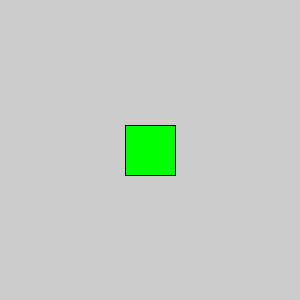
Frame 1 (no input)
Frame 60 (the mouse pressed at the canvas centre just before this capture): identical to frame 1, image omitted
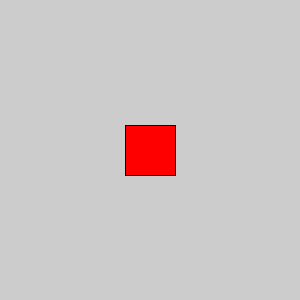
Frame 120 (the mouse held since frame 60 and released just before this capture)

The Processing sketch that drew these frames (run headless with seeded random() and noise(); from frame 60 on, the mouse is pressed at the canvas centre):

// Processing sketch: botonSimple
// ── botonSimple.pde
//Este codigo es para detectar si hacemos click dentro de un cuadrado, lo que puede servir por ejemplo apra crear un boton.
float posX;
float posY;
float sizeX;
float sizeY;
color miColor;
boolean bClick;

void setup () {
  size (300, 300);
  sizeX= 50;
  sizeY= 50;
  posX=width/2 - sizeX/2;
  posY=height/2 - sizeY/2;
  miColor = color(255, 255, 255);
  fill (miColor);
  //rectMode(CENTER);
}

void draw () {
  //primero comprobamos si el cursor esta dentro del area del cuadrado
  if (mouseX > posX && mouseX < posX + sizeX && mouseY > posY && mouseY <posY + sizeY) {
    //si estamos dentro, ver si hacemos click o no. Si hacemos click, bClick es verdadero
    if (mousePressed) { 
      bClick = true ;
    } else {
      bClick = false;
    }
  }
  
  println(bClick); //imprimimos en consola el valor de bClick, para ver en qué está actualmente

  //si la booleana bClick es verdadera, pinta rojo
  //si es falsa pinta verde
  if (bClick == true) {
    miColor = color(255, 0, 0);
  } else {
    miColor = color(0, 255, 0);
  }

  //finalmente usamos 'miColor' para asignar el color a lo que dibujemos
  fill (miColor);
  rect(posX, posY, sizeX, sizeY);
  
}
